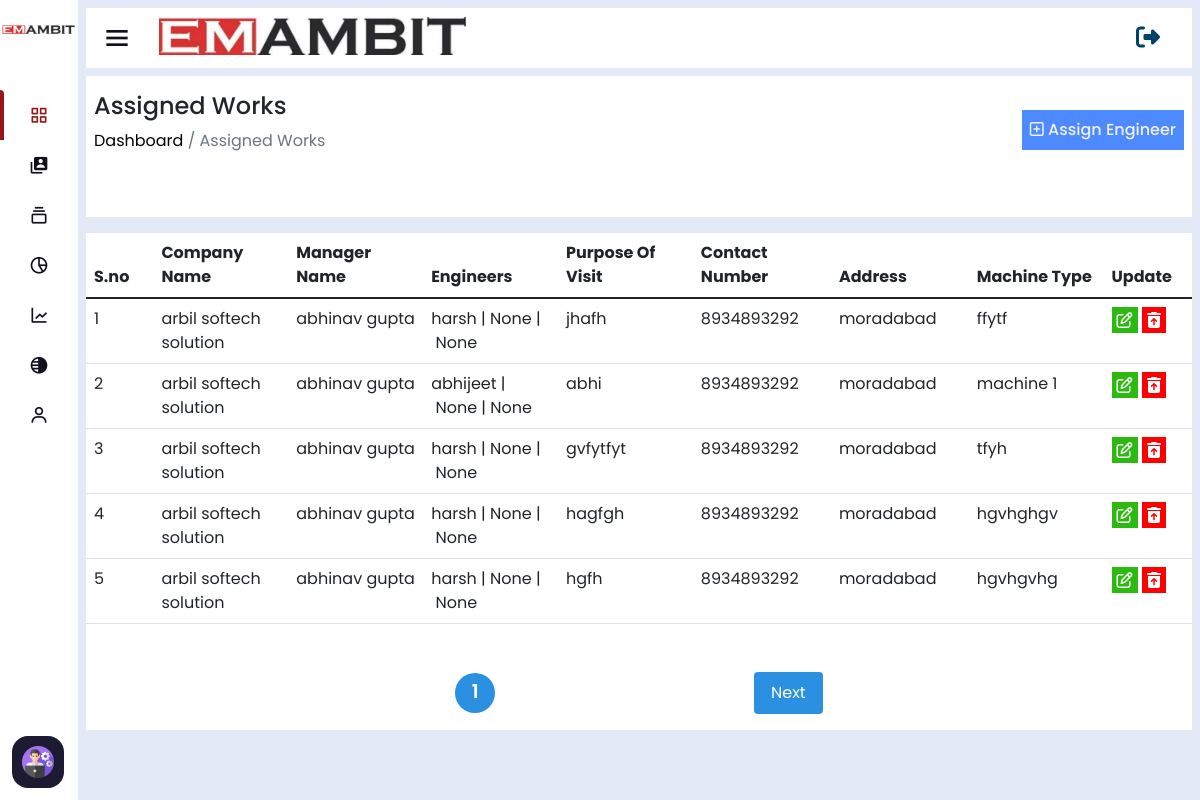
/assigned-works/ (signed in), run on an earlier commit of the app's database.
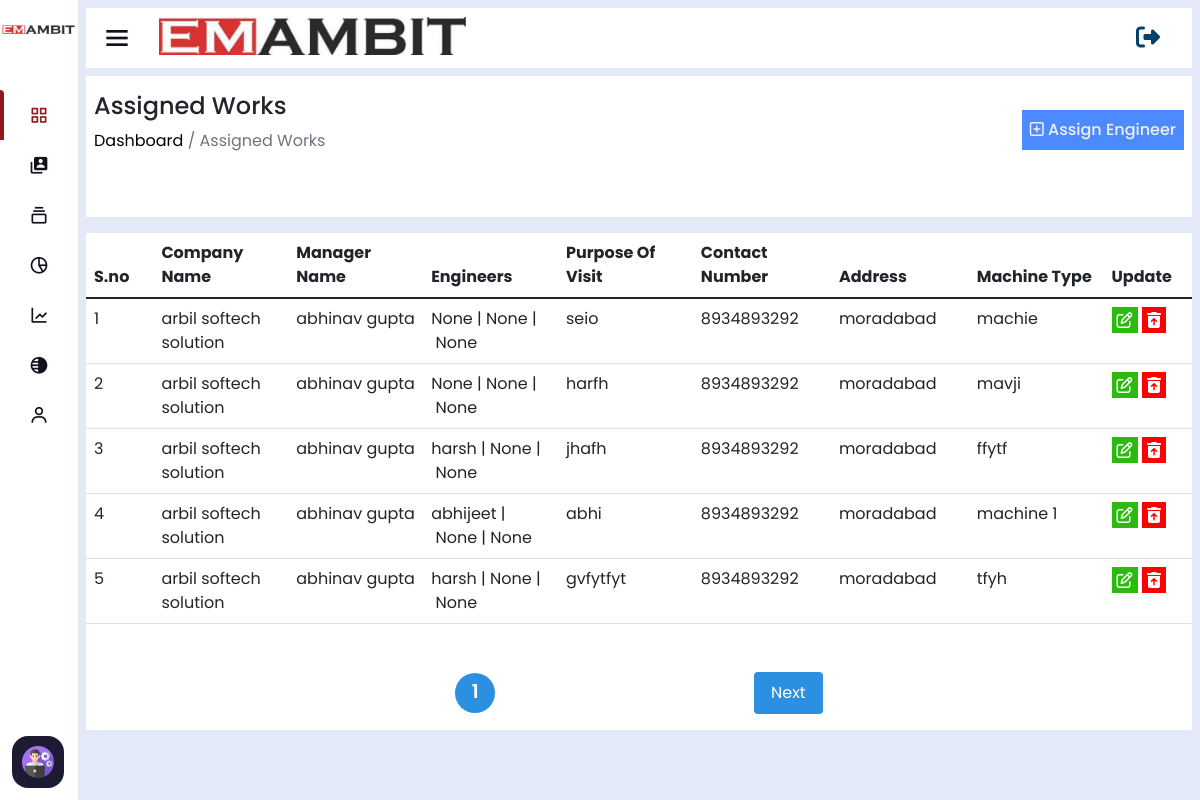
And on a later commit of the database.
### home/models.py (models this page shows, shortened)
class AssignEngineer(models.Model):
    company_name=models.ForeignKey(ClientCompanyInfo,on_delete=models.CASCADE)
    manager_name=models.ForeignKey(CustomUser,on_delete=models.CASCADE,related_name='manager_assignments',default=None)
    engineer_one=models.ForeignKey(CustomUser,on_delete=models.CASCADE, null=True,blank=True,related_name='engineer_one_assignments')
    engineer_two=models.ForeignKey(CustomUser,on_delete=models.CASCADE,null=True,blank=True, related_name='engineer_two_assignments')
    engineer_three=models.ForeignKey(CustomUser,on_delete=models.CASCADE,null=True,blank=True, related_name='engineer_three_assignments')
    visit_purpose=models.CharField(max_length=254)
    machine_type=models.CharField(max_length=254)
    leave_date=models.CharField(max_length=254)
    reach_date=models.CharField(max_length=254)
    travel_by=models.ForeignKey(AddTravelBy,on_delete=models.CASCADE)
    timestampt=models.DateTimeField(auto_now_add=True,null=True,blank=True)
    ending_date=models.CharField(max_length=100,null=True,blank=True,default='Work on Progress')
    work_status=models.CharField(max_length=100,blank=True,null=True,default='Doing')
    project_link=models.CharField(max_length=1000,null=True,blank=True)
    download_link=models.CharField(max_length=254,null=True,blank=True)
    equipment = models.TextField(max_length=1000,null=True,blank=True)
    recived_equipment=models.TextField(max_length=1000,null=True,blank=True)
    recived_date=models.CharField(max_length=100,null=True,blank=True)

class ClientCompanyInfo(models.Model):
    company_name=models.CharField(max_length=200)
    company_phone=models.CharField(max_length=20)
    contact_person=models.CharField(max_length=250)
    company_email=models.CharField(max_length=254)
    company_gst=models.CharField(max_length=50)
    company_address=models.CharField(max_length=254)
    timestampt=models.DateTimeField(auto_now_add=True,null=True,blank=True)
    def __str__(self) -> str:
        return self.company_name

class CustomUser(AbstractUser):
    username = None
    email = models.EmailField(unique=True)
    user_phone = models.CharField(max_length=50,unique=True)
    user_address=models.CharField(max_length=50)
    user_gender=models.CharField(max_length=50)
    user_status=models.CharField(max_length=100,null=True,blank=True,default='Engineer')
    total_cost=models.IntegerField(default=0,null=True,blank=True)
    visible_password=models.CharField(max_length=254,null=True,blank=True)
    attendance_status=models.CharField(max_length=250,null=True,blank=True,default="A")
    USERNAME_FIELD = 'email'
    REQUIRED_FIELDS = []
    def __str__(self) -> str:
        return self.first_name + self.last_name
    objects = CustomUserManager()

### home/views.py (the view)
# urls.py: path('assigned-works/',assignedWork_view),
@login_required(login_url='/login')
def assignedWork_view(request):
    assigned_data=AssignEngineer.objects.all().order_by('-id')
    companydata=ClientCompanyInfo.objects.all().order_by('-id')
    p = Paginator(assigned_data, 5)
    page_number = request.GET.get('page')
    try:
        page_obj = p.get_page(page_number)
    except PageNotAnInteger:
        page_obj = p.page(1)
    except EmptyPage:
        page_obj = p.page(p.num_pages)
    return render(request,'assigned-works.html',{'assigned_data':page_obj})

### home/templates/assigned-works.html (shortened to what this page needs)
<!DOCTYPE html>
<html lang="en" dir="ltr">
<head>
  {% include 'header-links.html' %}
</head>
<body>
  {% include 'header.html' %}
  {% if user.is_authenticated and user.is_superuser %}
  <section class="nav-section">
    {% include 'subtitle.html' %}
    <div class="breadcum">
        <div class="flex">
            <div>
                <h2>Assigned Works</h2>
                <p> <a href="/">  Dashboard</a> / Assigned Works</p>
            </div>
            <div class="assign-engineer-btn p-2">
                <a href="/assign-engineer"><i class="fa-regular fa-square-plus"></i> Assign Engineer</a>
            </div>
        </div>
    </div>
    <div class="assigned-works-table editable-table overflow-auto" style="background: white;">
        <div class="row">
            <div class="col-md-12">
                <table class="table large-table">
                    <thead>
                      <tr>
                        <th scope="col">S.no</th>
                        <th scope="col">Company Name</th>
                        <th scope="col">Manager Name</th>
                        <th scope="col">Engineers</th>
                        <th scope="col">Purpose Of Visit</th>
                        <th scope="col">Contact Number</th>
                        <th scope="col">Address</th>
                        <th scope="col">Machine Type</th>
                        <th scope="col">Update</th>
                      </tr>
                    </thead>
                    <tbody>
                      {% for i in assigned_data %}
                      <tr>
                        <td>{{forloop.counter}}</td>
                        <td>{{i.company_name}}</td>
                        <td>{{i.manager_name}}</td>
                        <td>{{i.engineer_one}}&nbsp;|&nbsp;{{i.engineer_two}}&nbsp;|&nbsp;{{i.engineer_three}}</td>
                        <td>{{i.visit_purpose}}</td>
                        <td>{{i.company_name.company_phone}} </td>
                        <td>{{i.company_name.company_address}}</td>
                        <td>{{i.machine_type}}</td>
                        <td>
                            <a href="/update-assigned-work/{{i.id}}"><i class="fa-regular fa-pen-to-square"></i></a>
                            <a href="/delete-assigned-work/{{i.id}}"><i class="fa-solid fa-trash-can-arrow-up"></i></a>
                        </td>
                      </tr>
                      {% endfor %}
                    </tbody>
                </table>
                <div class="pagination">
                  <span class="num" >{{assigned_data.number}}</span>
                  {%if assigned_data.has_next %}
                      <a class="btn next" href="?page={{assigned_data.next_page_number}}">Next</a>
                  {% endif %}
                </div>
            </div>
        </div>
    </div>
  </section>
  {% else %}
  <script>
      window.location.href='/page-note-found'
  </script>
  {% endif %}
</body>
</html>

What changed in the data, as far as the page shows it:
no longer on this page (row unchanged): AssignEngineer: company_name "arbil softech solution", manager_name "abhinav gupta", engineer_one "harsh", engineer_two "None", engineer_three "None", visit_purpose "hagfgh", company_name.company_phone "8934893292", company_name.company_address "moradabad", machine_type "hgvhghgv"
no longer on this page (row unchanged): AssignEngineer: company_name "arbil softech solution", manager_name "abhinav gupta", engineer_one "harsh", engineer_two "None", engineer_three "None", visit_purpose "hgfh", company_name.company_phone "8934893292", company_name.company_address "moradabad", machine_type "hgvhgvhg"
added AssignEngineer: company_name "arbil softech solution", manager_name "abhinav gupta", engineer_one "None", engineer_two "None", engineer_three "None", visit_purpose "seio", company_name.company_phone "8934893292", company_name.company_address "moradabad", machine_type "machie"
added AssignEngineer: company_name "arbil softech solution", manager_name "abhinav gupta", engineer_one "None", engineer_two "None", engineer_three "None", visit_purpose "harfh", company_name.company_phone "8934893292", company_name.company_address "moradabad", machine_type "mavji"
